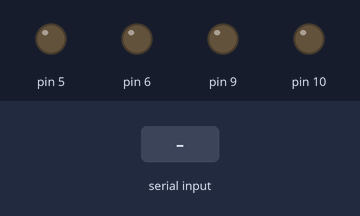
A sketch run on a simulated Arduino Uno, built with avr-gcc and run on an emulated ATmega328P. Shown: output pins drawn as LEDs (lit = HIGH). Inputs (shaded band) come from the test bench.

Above: at 1.2 s.
1.3 s: "f" received over Serial
At 2.5 s:
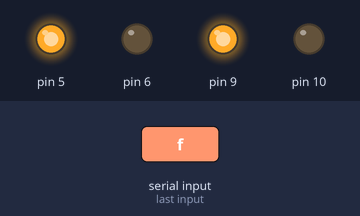
2.8 s: "b" received over Serial
At 3.8 s:
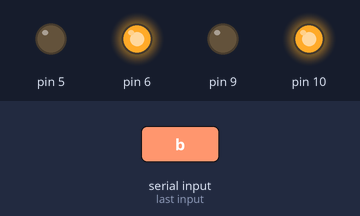
4.3 s: "r" received over Serial
At 5.0 s:
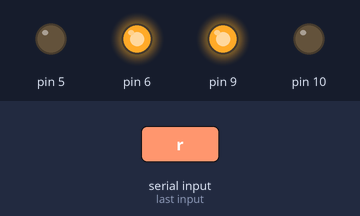
5.8 s: "l" received over Serial
At 6.1 s:
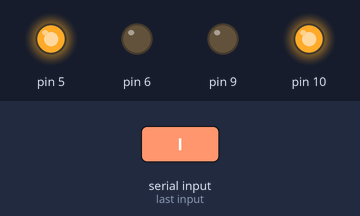
7.3 s: "s" received over Serial
At 8.5 s:
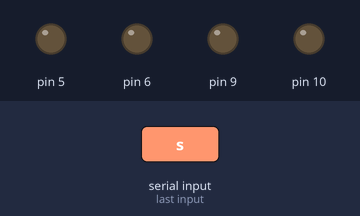
Timing chart, 0 to 9.8 s (numbered marks = the images above; inputs shaded):
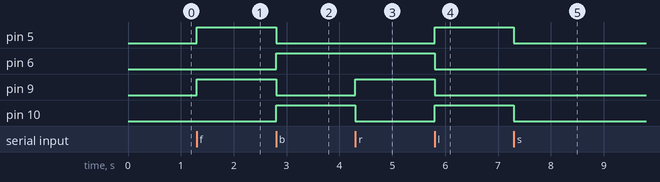

The sketch:

Little_car.ino
```cpp
//f:forward b:back r:right l:left s:stop

char income;

void setup()
{
    pinMode(5,OUTPUT);
    pinMode(6,OUTPUT);
    pinMode(9,OUTPUT);
    pinMode(10,OUTPUT);
    Serial.begin(9600);
}

void loop()
{
    if(Serial.available()>0){
        income=Serial.read();
    }
    switch(income){
        case'f':forward();break;
        case'b':back();break;
        case'r':right();break;
        case'l':left();break;
        case's':stop();break;
        default:break;
    }
}

void forward()
{
    digitalWrite(5,HIGH);
    digitalWrite(9,HIGH);
    digitalWrite(6,LOW);
    digitalWrite(10,LOW);
}

void back(){
    digitalWrite(6,HIGH);
    digitalWrite(10,HIGH);
    digitalWrite(5,LOW);
    digitalWrite(9,LOW);
}

void left(){
    digitalWrite(5,HIGH);
    digitalWrite(10,HIGH);
    digitalWrite(6,LOW);
    digitalWrite(9,LOW);
}

void right(){
    digitalWrite(6,HIGH);
    digitalWrite(9,HIGH);
    digitalWrite(5,LOW);
    digitalWrite(10,LOW);
}

void stop(){
    digitalWrite(5,LOW);
    digitalWrite(9,LOW);
    digitalWrite(6,LOW);
    digitalWrite(10,LOW);
}
```

Measured:
- after the input at 1.3 s, pin 5, pin 9: LOW → HIGH at once
- after the input at 2.8 s, pin 5, pin 9: HIGH → LOW at once; pin 6, pin 10: LOW → HIGH at once
- after the input at 4.3 s, pin 9: LOW → HIGH at once; pin 10: HIGH → LOW at once
- after the input at 5.8 s, pin 5, pin 10: LOW → HIGH at once; pin 6, pin 9: HIGH → LOW at once
- after the input at 7.3 s, pin 5, pin 10: HIGH → LOW at once
